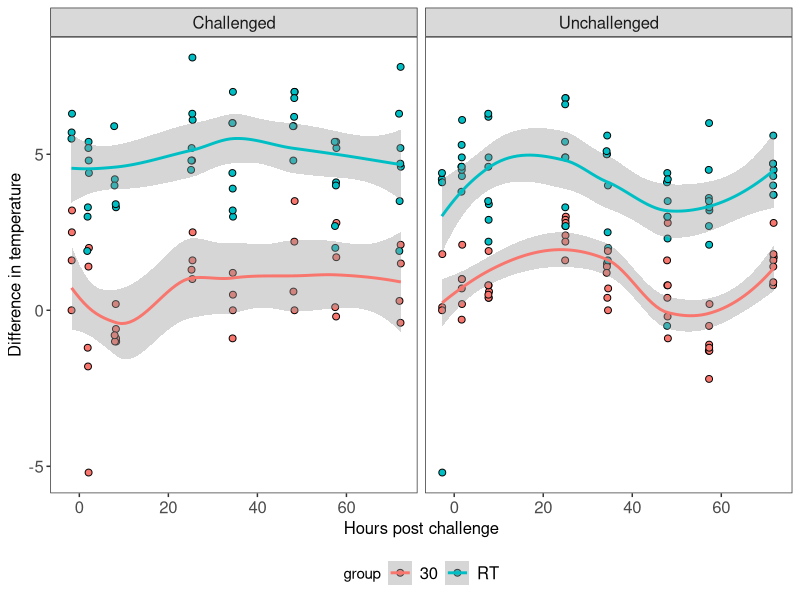
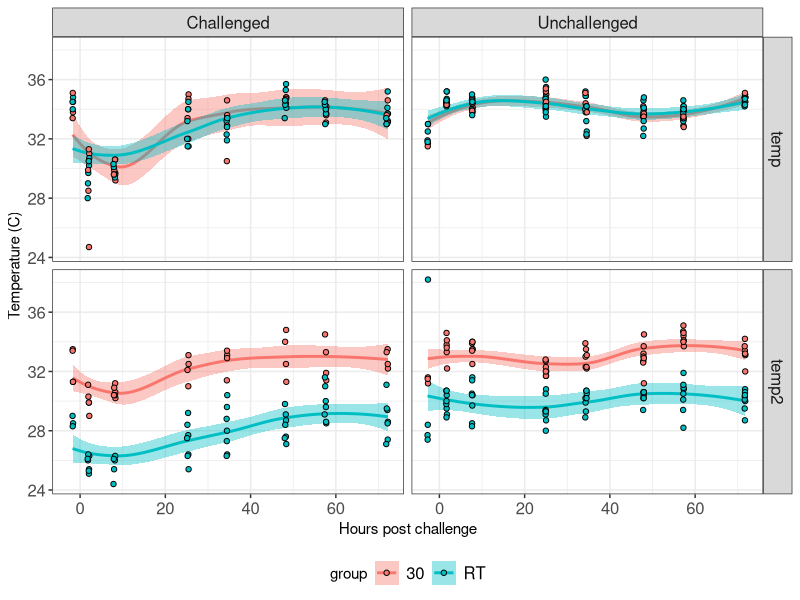
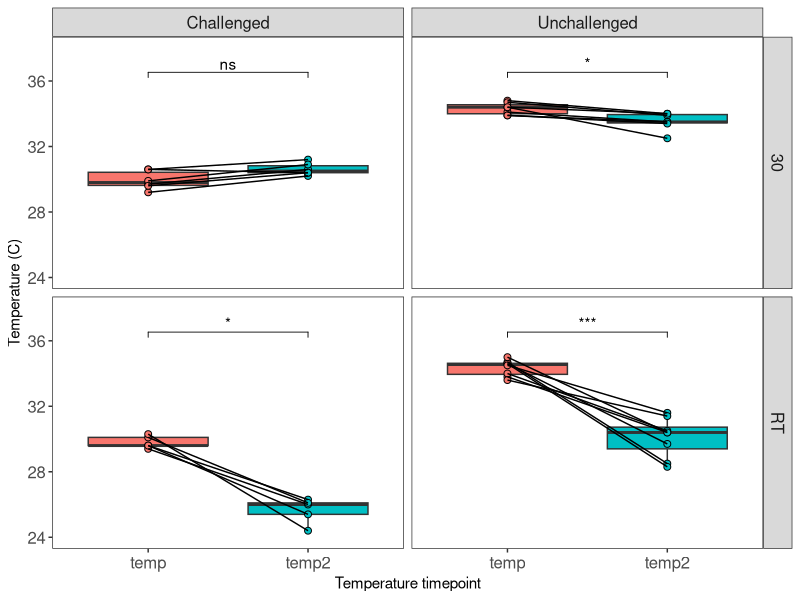
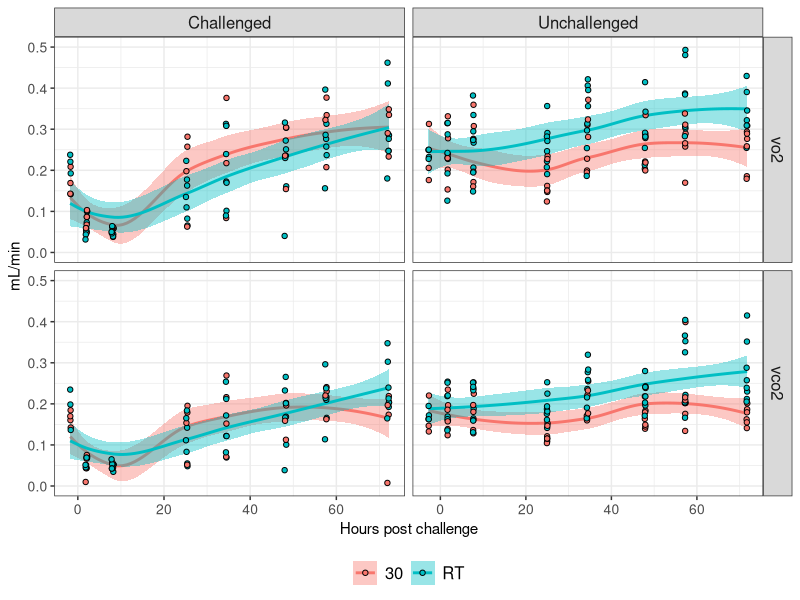
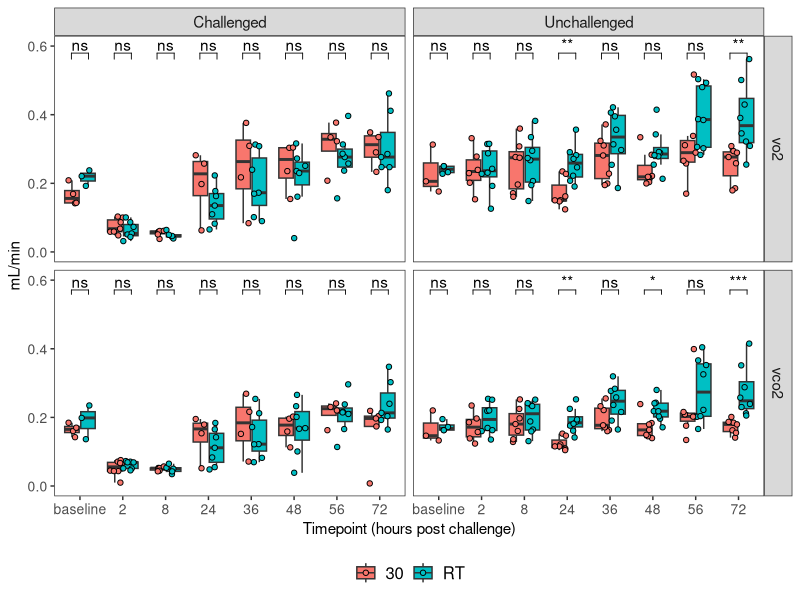
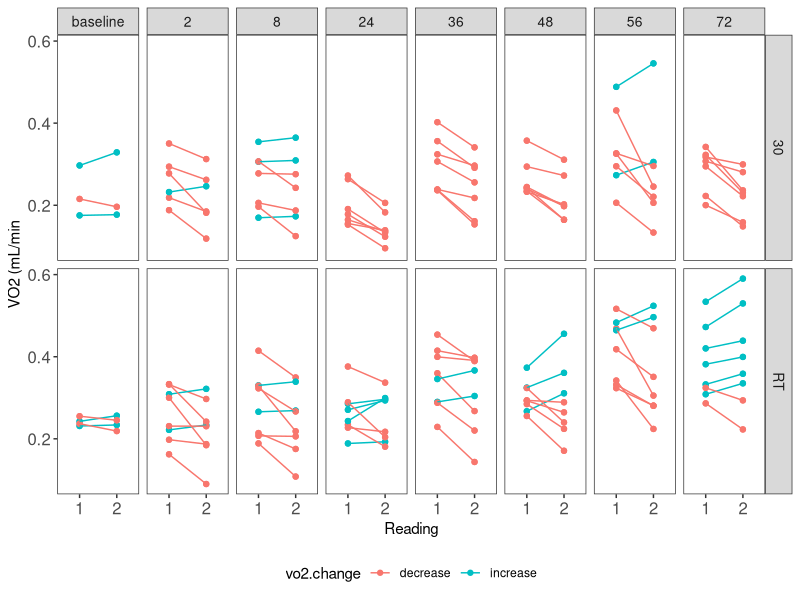
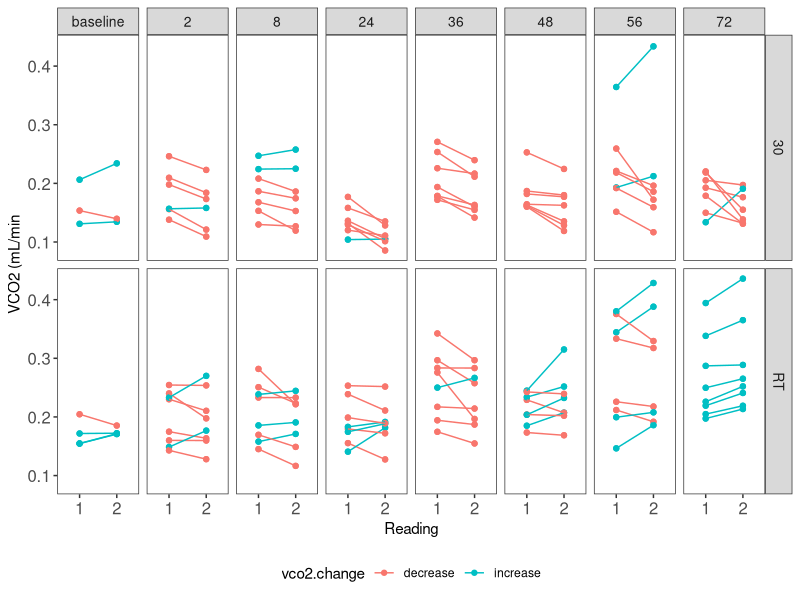
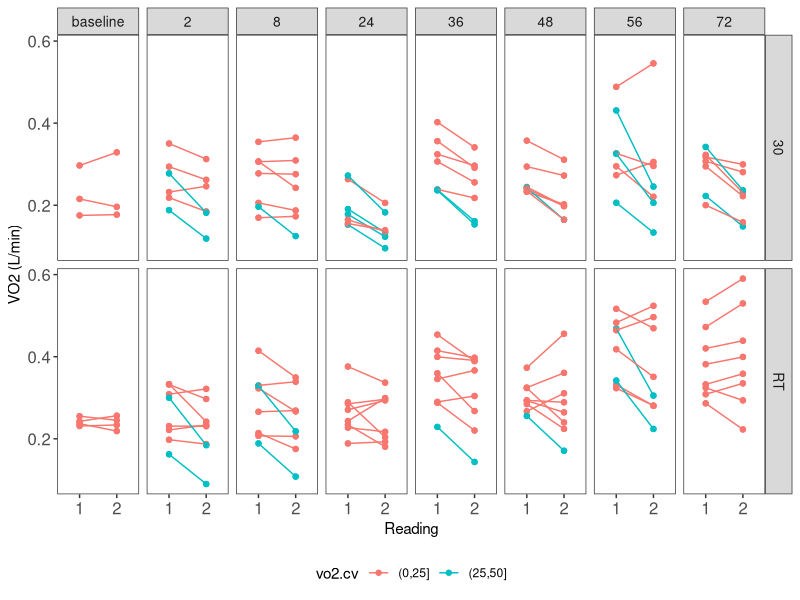

Write the R code that produced these figures, in order. (Note: this script raises an error after producing the figures.)
##########################
# Nelly Amenyogbe
# 07 May 2024
# Promethion MS: postQC analysis
##########################

# In this script, we will investigate MS figures 2-4 (2. Comparing sick & healthy pups, 3. Survival between promethion and no promethion pups, 4. Impact of chamber temperature)

# load packages
library(plyr)
library(tidyverse)
library(ggpubr)
library(reshape2)
library(lubridate)
library(ggpubr)
library(survival)
library(survminer)

# set working directory
setwd(dirname(rstudioapi::getActiveDocumentContext()$path))
setwd("../")

# load data
met <- read.csv("Rdata/metab_collapsed_for_analysis.csv")
surv.data <- read.csv("Rdata/promethion_survival.csv")


# Pre-process data --------------------------------------------------------


# Eliminate values with a CV > 50
met <- filter(met, cv.o2 < 50, cv.co2 < 50)

# melt by metab measurement
metab.mes <- c("vo2", "vco2")
dat.m <- melt(met, measure.vars = metab.mes)

# Remove outliers for empty data
empties <- filter(dat.m, group == "empty")

# get lower and upper bounds for vo2

vo2.upper.bound <- quantile(empties$value[empties$variable == "vo2"], 0.975)
vco2.upper.bound <- quantile(empties$value[empties$variable == "vco2"], 0.975)

# set vco2 upper bound to 0.2 as well

empties$out <- ifelse(empties$value[empties$variable == "vo2"] > vo2.upper.bound, "Y", "N")
empties$out <- ifelse(empties$value[empties$variable == "vco2"] > vco2.upper.bound, "Y", empties$out)

table(empties$out, empties$variable)

id.empties <- empties$metab_identifier[empties$out == "Y"]
  
dat.m <- dat.m[-which(dat.m$metab_identifier %in% id.empties),]
  
# Define max VO2 and max VCO2 from blank cells
max.vals <- dat.m %>%
  filter(group == "empty") %>%
  ddply(.(variable),
        summarise,
        maxval = max(value))
max.vals

dat.m$blank.max[dat.m$variable == "vo2"] <- max.vals$maxval[max.vals$variable == "vo2"]
dat.m$blank.max[dat.m$variable == "vco2"] <- max.vals$maxval[max.vals$variable == "vco2"]

dat.m$above.blank <- ifelse(dat.m$value <= dat.m$blank.max, "Below blank",
                            ifelse(dat.m$value > dat.m$blank.max, "Above blank", dat.m$blank.max))


# split data by experiments
experiments <- split(dat.m, dat.m$expName)


# Analyse Temperature -----------------------------------------------------
temp <- experiments$Promethion30vsRT

# set additional variables
temp$temp.diff <- temp$temp - temp$temp2
unique(temp$group)

temp$challenge_stat <- gsub("No", "Unchallenged", temp$challenge_stat)
temp$challenge_stat <- gsub("Yes", "Challenged", temp$challenge_stat)

temp$visit.name <- factor(temp$visit.name, levels = c("baseline", "2HPC", "8HPC", "24HPC", "36HPC", "48HPC", "56HPC", "72HPC"))

# Temp differences ####
temp.p <- temp %>%
  select(temp, temp2, temp.diff, pup_ID, cage, group, hours_post_challenge, challenge_stat, visit.name, metab_identifier, unique_pup_ID) %>%
  unique() %>%
  filter(temp.diff < 9) # There are two instances in these data where the temperature that was recorded was unusually low (20C and 30C for one pup, and 28C and 40C for another pup). These are being removed due to biological implausibility, especially since these pups did not display such different temperatures at later time points.

ggplot(temp.p, aes(x = hours_post_challenge, y = temp.diff)) +
  geom_point(shape = 21, size = 2, aes(fill = group)) +
  geom_smooth(aes(color = group)) +
  facet_wrap(~challenge_stat) +
  theme_bw() +
  theme(axis.text = element_text(size = 12),
        legend.position = "bottom",
        strip.text = element_text(size = 12),
        axis.title = element_text(size = 12),
        legend.text = element_text(size = 12),
        panel.grid.major = element_blank(),
        panel.grid.minor = element_blank()) +
  labs(x = "Hours post challenge", y = "Difference in temperature")

ggsave("Figures/temp/tempdiff_smooth.pdf", device = "pdf", dpi = 300, width = 6, height = 3)

# Temperature change across experiment
dat.p <- temp.p %>%
  melt(measure.vars = c("temp", "temp2"), variable.name = "temp.timepoint", value.name = "temperature")

ggplot(dat.p, aes(x = hours_post_challenge, y = temperature, fill = group)) +
  geom_smooth(aes(color = group)) +
  geom_point(shape = 21) +
  facet_grid(temp.timepoint~challenge_stat) +
  theme_bw() +
  theme(axis.text = element_text(size = 12),
        legend.position = "bottom",
        strip.text = element_text(size = 12),
        legend.text = element_text(size = 12)) +
  labs(x = "Hours post challenge", y = "Temperature (C)")

ggsave("Figures/temp/30vsrt_temp1vs2_smooth.pdf", device = "pdf", dpi = 300, width = 6, height = 4.5)

# Plot paired boxplots for 8 HPC
dat.p$pup_visit <- paste0(dat.p$unique_pup_ID, dat.p$visit.name)
dat.p <- filter(dat.p, temperature < 38, visit.name %in% c("baseline","8HPC"))

ggplot(dat.p[dat.p$visit.name == "8HPC",], aes(x = temp.timepoint, y = temperature, fill = temp.timepoint)) +
  geom_boxplot(outlier.color = NA) +
  geom_point(shape = 21, size = 2) +
  geom_line(aes(group = metab_identifier)) +
  facet_grid(group ~ challenge_stat) +
  theme_bw() +
  theme(axis.text = element_text(size = 12),
        legend.position = "none",
        strip.text = element_text(size = 12),
        legend.text = element_text(size = 12),
        panel.grid.major = element_blank(),
        panel.grid.minor = element_blank()) +
  labs(x = "Temperature timepoint", y = "Temperature (C)") +
  geom_pwc(aes(group = temp.timepoint), method = "wilcox_test", label = "p.signif", y.position = 36) +
  ylim(c(24, 38))

ggsave("Figures/temp/temp1vs2_boxpots_wilcox.png", device = "pdf", dpi = 300, width = 3.8, height = 3)

# Temp and metab ####
ggplot(temp[temp$variable %in% c("vo2", "vco2"),], aes(x = hours_post_challenge, y = value, fill = group)) +
  geom_smooth(aes(color = group)) +
  geom_point(shape = 21) +
  facet_grid(variable ~ challenge_stat, scales = "free") +
  theme_bw() +
  theme(axis.text = element_text(size = 10),
        legend.position = "bottom",
        strip.text = element_text(size = 12),
        legend.text = element_text(size = 12),
        legend.title = element_blank()) +
  ylim(c(0,0.5)) +
  labs(x = "Hours post challenge", y = "mL/min")

ggsave("Figures/temp/png/30vsrt_smooth.png", device = "png", dpi = 300, width = 6, height = 4.5)

# as boxplots  

visits <- unique(temp$visit.name)
visits <- gsub("HPC", "", visits)

temp$visit.name <- factor(temp$visit.name, levels = c("baseline", "2HPC", "8HPC", "24HPC", "36HPC", "48HPC", "56HPC", "72HPC"))

temp$visit.cat <- temp$visit.name
temp$visit.cat <- gsub("HPC", "", temp$visit.cat)
temp$visit.cat <- factor(temp$visit.cat, levels = c("baseline", "2", "8", "24", "36", "48", "56", "72"))

ggplot(temp[temp$variable %in% c("vo2", "vco2"),], aes(x = visit.cat, y = value, fill = group)) +
  geom_boxplot(outlier.color = NA) +
  geom_point(shape = 21, position = position_jitterdodge(dodge.width = 0.6, jitter.width = 0.3)) +
  facet_grid(variable ~ challenge_stat, scales = "free") +
  theme_bw() +
  theme(axis.text = element_text(size = 10),
        legend.position = "bottom",
        strip.text = element_text(size = 11),
        legend.text = element_text(size = 12),
        legend.title = element_blank(),
        panel.grid.major = element_blank(),
        panel.grid.minor = element_blank()) +
  labs(x = "Timepoint (hours post challenge)", y = "mL/min") +
  ylim(c(0,0.6)) +
  geom_pwc(aes(group = group), method = "wilcox_test", label = "p.signif", y.position = 0.55,)

#ggsave("Figures/temp/30vsrt_vo2_boxplots.png", device = "png", dpi = 300, width = 8, height = 6)

# This shows us that the vh2o differed quite a bit between conditions.  Among challenged animals, the general kinetics following challenge are still observed but the response rate shows more heterogeneity at 30C compared to RT for both VO2 and VCO2.

# Investigate replicate values
# For the older mice, are the wider range of Vo2 values reflected by a larger drop from the first to the 2nd measurement?  We can use the raw, unaveraged data to find out.

dat.reps <- read.csv("Rdata/metab_replicates_for_analysis.csv")
dat.reps$cv.o2.abs <- abs(dat.reps$cv.o2)
dat.reps$cv.co2.abs <- abs(dat.reps$cv.co2)
dat.reps <- filter(dat.reps, cv.co2.abs < 50, cv.o2.abs < 50)


rep.temp <- filter(dat.reps, metab_identifier %in% temp$metab_identifier)

# append the reading data to temperature metadata
temp.meta <- temp %>%
  select(metab_identifier, visit.name, group, challenge_stat)

rep.temp <- join(rep.temp, temp.meta, by = "metab_identifier")

# set aesthetics

rep.temp$visit.cat <- rep.temp$visit.name
rep.temp$visit.cat <- gsub("HPC", "", rep.temp$visit.cat)
rep.temp$visit.cat <- factor(rep.temp$visit.cat, levels = c("baseline", "2", "8", "24", "36", "48", "56", "72"))

# bin the VO2
rep.temp$vo2.cv <- cut(rep.temp$cv.o2, breaks = c(0,25,50,75,100,200))
rep.temp$vco2.cv <- cut(rep.temp$cv.co2, breaks = c(0,25,50,75,100,200))

# label each identifier as first reading higher or lower
rep.temp <- ddply(rep.temp,
                  .(metab_identifier),
                  transform,
                  vo2.diff = vo2[reading == 1] - vo2[reading == 2],
                  vco2.diff = vco2[reading == 1] - vco2[reading == 2])

rep.temp$vo2.change <- ifelse(rep.temp$vo2.diff >=0, "decrease", "increase")
rep.temp$vco2.change <- ifelse(rep.temp$vco2.diff >= 0, "decrease", "increase")

# plot increase or decrease
# VO2
ggplot(rep.temp[rep.temp$challenge_stat == "Unchallenged",], aes(x = as.factor(reading), y = vo2, group = metab_identifier, color = vo2.change)) +
  geom_point() +
  geom_line() +
  facet_grid(tube_temp~visit.cat) +
  theme_bw() + 
  theme(legend.position = "bottom",
        axis.text = element_text(size = 12),
        strip.text = element_text(size = 10),
        panel.grid.major = element_blank(),
        panel.grid.minor = element_blank()) +
  labs(x = "Reading", y = "VO2 (mL/min")

ggsave("Figures/temp/reading1vs2_changetype.png", device = "png", dpi = 300, width = 6, height = 4)

# VCO2
ggplot(rep.temp[rep.temp$challenge_stat == "Unchallenged",], aes(x = as.factor(reading), y = vco2, group = metab_identifier, color = vco2.change)) +
  geom_point() +
  geom_line() +
  facet_grid(tube_temp~visit.cat) +
  theme_bw() + 
  theme(legend.position = "bottom",
        axis.text = element_text(size = 12),
        strip.text = element_text(size = 10),
        panel.grid.major = element_blank(),
        panel.grid.minor = element_blank()) +
  labs(x = "Reading", y = "VCO2 (mL/min")

ggsave("../../Figures/temp/reading1vs2_vco2_changetype.png", device = "png", dpi = 300, width = 6, height = 4)


# plot CV
#VO2
ggplot(rep.temp[rep.temp$challenge_stat == "Unchallenged",], aes(x = as.factor(reading), y = vo2, group = metab_identifier, color = vo2.cv)) +
  geom_point() +
  geom_line() +
  facet_grid(tube_temp~visit.cat) +
  theme_bw() + 
  theme(legend.position = "bottom",
        axis.text = element_text(size = 12),
        strip.text = element_text(size = 10),
        panel.grid.major = element_blank(),
        panel.grid.minor = element_blank()) +
  labs(x = "Reading", y = "VO2 (L/min)")

#ggsave("Figures/temp/reading1vs2_cvo2.png", device = "png", dpi = 300, width = 6, height = 4)

#VCO2
ggplot(rep.temp[rep.temp$challenge_stat == "Unchallenged",], aes(x = as.factor(reading), y = vco2, group = metab_identifier, color = vco2.cv)) +
  geom_point() +
  geom_line() +
  facet_grid(group~visit.cat) +
  theme_bw() + 
  theme(legend.position = "bottom",
        axis.text = element_text(size = 12),
        strip.text = element_text(size = 10),
        panel.grid.major = element_blank(),
        panel.grid.minor = element_blank()) +
  labs(x = "Reading", y = "VCO2 (mL/min)")

#ggsave("Figures/temp/reading1vs2_cv_co2.png", device = "png", dpi = 300, width = 6, height = 4)

temp.samplesize <- temp %>% 
  select(group, unique_pup_ID, challenge_stat) %>%
  unique()

table(temp.samplesize$group, temp.samplesize$challenge_stat)


# Analyze age -------------------------------------------------------------
age <- experiments$Promethion_age

# calculate pup age
age$dob_pups <- dmy(age$DOB_pup.dd.mm.yyyy)

age$date_dd.mm.yyyy <-  gsub("-", "_", age$date_dd.mm.yyyy)
age$date_dd.mm.yyyy <- ymd(age$date_dd.mm.yyyy)

# calculate DOL
age$dol <- difftime(age$date_dd.mm.yyyy,age$dob_pups, units = 'day') %>%
  as.numeric()
# create factor
age$dol.f <- age$dol %>%
  as.character() 

age$dol.f <- paste0("D", age$dol.f)

# Age metab ####

# add empty cages
"%notin%" <- Negate("%in%")

empty <- experiments$Empty.Tubes
empty$dol <- 0

age.blank <- rbind.fill(age, empty)

# plot age line graph ####

ggplot(age.blank, aes(x = dol, y = value, fill = group)) +
  geom_smooth(color = "#636363") +
  geom_point(shape = 21) +
  facet_wrap(~variable, scales = "free") +
  theme_bw() +
  theme(legend.position = "bottom",
        strip.text = element_text(size = 12),
        axis.text = element_text(size = 12),
        legend.text = element_text(size = 12),
        axis.title = element_text(size = 12)) +
  labs(x = "Age (days)", y = "mL/min")

#ggsave("Figures/age/png/vo2_age_linegraph.png", device = "png", dpi = 300, width = 5.5, height = 3.5)


# Age boxplots ####

# calculate number below blank.
age.blank$dol.f <- ifelse(age.blank$group == "empty", "empty", age.blank$dol.f)
age.blank$dol.f <- factor(age.blank$dol.f, levels = c("empty", "D1", "D3", "D5", "D7", "D8", "D11", "D14"))

age.p <- age.blank %>%
  select(unique_pup_ID, metab_identifier, dol.f, dol, variable, value, group, above.blank) %>%
  filter(dol < 8, variable %in% c("vo2", "vco2"))

age.p$above.blank <- factor(age.p$above.blank, levels = c("Below blank", "Above blank"))

# plot boxplot
ggplot(age.p, aes(x = dol.f, y = value)) +
  geom_boxplot(outlier.color = NA, fill = "#bdbdbd") +
  geom_point(shape = 21, size = 2, position = position_jitter(width = 0.3), aes(fill = above.blank)) +
  facet_grid(~variable) +
  theme_bw() +
  theme(axis.text = element_text(size = 12),
        legend.position = "bottom", 
        legend.text = element_text(size = 12),
        legend.title = element_blank(),
        strip.text = element_text(size = 12),
        panel.grid.major = element_blank(),
        panel.grid.minor = element_blank()) +
  labs(x = "", y = "mL/min")

ggsave("Figures/age/age_boxplot.png", device = "png", dpi = 300, width = 5, height = 4)

# get summary table

age.p$variable <- droplevels(age.p$variable)
pct <- ddply(age.p,
             .(variable, dol.f),
             summarise,
             n = length(metab_identifier),
             n_above = length(which(above.blank == "Above blank")),
             above.blank = 100 *length(which(above.blank == "Above blank")) / length(metab_identifier))
pct$below.blank = 100-pct$above.blank

write.csv(pct, "Tables/age_pctabove.csv", row.names = FALSE)

# plot threshold
pct.m <- melt(pct, measure.vars = c("above.blank", "below.blank"), variable.name = "threshold", value.name = "threshold.percentage")

pct.m$threshold <- ifelse(pct.m$threshold == "above.blank", "Above blank", "Below blank")
pct.m$threshold <- factor(pct.m$threshold, levels = c("Below blank", "Above blank"))

ggplot(pct.m[pct.m$dol.f != "empty",], aes(x = dol.f, y = threshold.percentage, fill = threshold)) +
  geom_bar(color = "black", stat = "identity") +
  facet_wrap(~variable) +
  theme_bw() +
  theme(legend.position = "bottom",
        legend.text = element_text(size = 12),
        strip.text = element_text(size = 12),
        axis.text = element_text(size = 12),
        legend.title = element_blank(),
        axis.title = element_text(size = 12),
        panel.grid.major = element_blank(),
        panel.grid.minor = element_blank()) +
  labs(x = "Day of life", y = "Percent of observations")

ggsave("Figures/age/age_aboveblank_percentagebars.png", device = "png", dpi = 300, width = 4.5, height = 4)


# plot histograms
age.p$dol.f <- factor(age.p$dol.f, levels = c("empty", "D1", "D3", "D5", "D7"))

ggplot(age.p, aes(x = value, fill = dol.f)) +
  geom_density(alpha = 0.7) +
  geom_histogram(color = "black", alpha = 0.3, binwidth = 0.01) +
  facet_grid(~variable) +
  theme_bw() +
  scale_fill_manual(values = c("#737373", '#e66101','#fdb863','#b2abd2','#5e3c99')) +
  theme(axis.text = element_text(size = 12),
        legend.position = "bottom", 
        legend.text = element_text(size = 12),
        legend.title = element_blank(),
        strip.text = element_text(size = 12),
        axis.title = element_text(size = 12)) +
  xlab("mL/min")

#ggsave("Figures/age/png/age_vo2_histogram.png", device = "png", dpi = 300, width = 6, height = 3.5)

age.samplesize <- age %>%
  select(cage, pup_ID, group, dol.f) %>%
  unique()

table(age.samplesize$group, age.samplesize$dol.f)

# Analyse Promethion survival -------------------------------------------------------
df.surv <- surv.data %>%
  select(pup_ID, group, cage, sex, Exclude, Exclude_Notes, expName, outcome, sac_hpc) %>%
  unique()

table(df.surv$group)

# perform log-rank test May ####
surv <- with(df.surv, Surv(sac_hpc, outcome))

fit <- survfit(surv ~ group,
               data = df.surv,
               conf.int = 0.95,
               conf.type = "log")

test <- survdiff(surv ~ group, data  = df.surv, rho = 0)

pval.all <- broom::glance(test)$p.value
pval.all # p = 0.381

# plot kaplan-meier
km <- ggsurvplot(fit,
                 conf.int = FALSE,
                 fun = "pct",
                 linetype = c(2,1),
                 size = 1.0,
                 censor = FALSE,
                 legend = "bottom",
                 xlab = "Hours Post Challenge",
                 legend.labs = names(table(df.surv$group)),
                 palette = c("#969696", "#ef6548"))



# annotoate plot
anot <- paste0("p = ", round(pval.all, digits = 3))
anot

km$plot + annotate("text", size = 5, x = 10, y = 10, label = anot) +
  theme(legend.text = element_text(size = 12),
        legend.title = element_blank())

ggsave("Figures/PPvsSS/PPvsSS_surv.pdf", device = "pdf", dpi = 300, width = 4, height = 4)

# Weight differences ####
surv.data <- ddply(surv.data,
                .(pup_ID, cage),
                transform,
                pct.weight = 100*(weight - weight[vis.type == "challenge"])/weight[vis.type == "challenge"])


ggplot(surv.data, aes(x = hours_post_challenge, y = pct.weight, fill = group)) +
  geom_smooth(aes(color = group)) +
  geom_point(shape = 21) +
  scale_fill_manual(values = c("#969696", "#ef6548","blue")) +
  scale_color_manual(values = c("#969696", "#ef6548", "blue")) +
  theme_classic() +
  labs(y = "Percent Weight Change", x = "Hours post challenge") +
  theme(legend.position = "bottom",
        axis.text = element_text(size = 12),
        legend.text = element_text(size = 12),
        legend.title = element_blank(),
        axis.title = element_text(size = 12))

ggsave("Figures/PPvsSS/PPvsSSweight_smooth.pdf", device = "pdf", dpi = 300, width = 4, height = 4)

# plot scores
ggplot(surv.data, aes(x = hours_post_challenge, y = avg_score, fill = group)) +
  geom_smooth(aes(color = group)) +
  scale_fill_manual(values = c("#969696", "#ef6548")) +
  scale_color_manual(values = c("#969696", "#ef6548")) +
  theme_classic() +
  labs(y = "Cliinical Score", x = "Hours post challenge") +
  theme(legend.position = "bottom",
        axis.text = element_text(size = 12),
        legend.text = element_text(size = 12),
        legend.title = element_blank(),
        axis.title = element_text(size = 12))

# what was the visit schedule?
visits <- c(1:16)
visit <- paste0("v", visits)

surv.data$visit <- factor(surv.data$visit, levels = visit)
surv.data$Promethion <- ifelse(surv.data$group == "Promethion" & visit %in% c("v1", "v3", "v4", "v5", "v6", "v7", "v10", "v15"), "Yes", "No")


ggplot(surv.data, aes(x = visit, y = hours_post_challenge, fill = Promethion, shape = group)) +
  geom_point(size = 4) +
  scale_shape_manual(values = c("No promethion" = 21,"Promethion" =  22)) +
  theme_bw() +
  labs(x = "Visit", y = "Hours post challenge") +
  theme(legend.position = "bottom",
        axis.text = element_text(size = 12),
        axis.title = element_text(size = 12)) +
  scale_fill_manual(values  = c("No" =  "#969696", "Yes" =  "#ef6548"))

pp <- filter(surv.data, group == "No promethion")
visit.names <- ddply(pp, 
                     .(visit),
                     summarise,
                     hpc = mean(hours_post_challenge))
visit.names


# get promethion time points
pr.surv <- experiments$Promethion_vs_NoPromethion

ggplot(pr.surv, aes(x = visit, y = hours_post_challenge)) +
  geom_point()

# For baseline, V1 for both
# for 12 HPC, V4 for No Promethion, V8 for Promethion
# for 20 HPC, V5 for NP, V9 for P
# for 48 HPC, V11 for NP, V15 for P

visit.names <- data.frame(group = c("No promethion", "No promethion", "No promethion", "No promethion", "Promethion", "Promethion", "Promethion", "Promethion"),
                          visit = c("v1", "v4", "v5", "v11", "v1", "v8", "v9", "v15"),
                          timepoint = c("0 HPC", "12 HPC", "20 HPC", "48 HPC"))

surv.data2 <- left_join(surv.data, visit.names, by = c("group" = "group", "visit" = "visit"))
surv.data2 <- surv.data2[-which(is.na(surv.data2$timepoint)),]

# plot score
surv.data2 <- surv.data2[-which(is.na(surv.data2$avg_score)),]
surv.data2$score.category <- as.character(surv.data2$avg_score)

# get proportions
ps.ag <- as.data.frame(table(surv.data2$score.category, surv.data2$timepoint, surv.data2$group))
ps.ag <- filter(ps.ag, Freq > 0)

colnames(ps.ag) <- c("score", "timepoint", "group", "Freq")

ggplot(ps.ag, aes(x = group, y = Freq, fill = score)) +
  geom_bar(color = "black", stat = "identity") +
  facet_grid(~timepoint) +
  scale_fill_manual(values = c('#b2182b','#ef8a62','#fddbc7','#d1e5f0','#67a9cf','#2166ac')) +
  theme_bw() +
  theme(axis.text.x = element_text(size = 10, angle = 45, hjust = 1.0, vjust = 1.0),
        axis.text.y = element_text(size = 12),
        strip.text = element_text(size = 12),
        legend.text = element_text(size = 12),
        legend.title = element_text(size = 12),
        axis.title = element_text(size = 12),
        panel.grid.major = element_blank(),
        panel.grid.minor = element_blank()) +
  labs(x = "", y = "Number of observations")

ggsave("Figures/PPvsSS/ppvsss_scores_bargraph.png", device = "png", dpi = 300, width = 5, height = 4)

# Analyse sick vs. healthy ---------------------------------------------

# for this analysis, let's use the temp pilot and empties.

# prepare data
sh <- filter(dat.m, group %in% c("PP") | expName == "Promethion30vsRT") 

# subset to empties and 2 HPC only
table(sh$visit.name, sh$group) # all the empties have visit name as monitor. The PP mice do not have a visit name, but we can grab all the values under 3 to include the 1-2 hour mice.

sh.p <- filter(sh, visit.name == "monitor" | 
                 hours_post_challenge < 3 & hours_post_challenge > 1)

# add empty tubes
empty.add <- filter(dat.m, group == "empty")

sh.p <- rbind(sh.p, empty.add)

sh.p$challenge_stat <- ifelse(sh.p$group == "empty", "empty", sh.p$challenge_stat)

sh.p$group.p <- gsub("Yes", "sepsis", sh.p$challenge_stat)
sh.p$group.p <- gsub("No", "healthy", sh.p$group.p)

samplesize <- sh.p %>%
  select(metab_identifier, group.p) %>%
  unique()

table(samplesize$group.p)

# plot boxplot
sh.p$above.blank <- factor(sh.p$above.blank, levels  = c("Below blank", "Above blank"))

ggplot(sh.p, aes(x = group.p, y = value)) +
  geom_boxplot(outlier.color = NA, fill = "#bdbdbd") +
  geom_point(shape = 21, size = 2, position = position_jitter(width = 0.3), aes(fill = above.blank)) +
  facet_grid(~variable) +
  theme_bw() +
  theme(axis.text = element_text(size = 12),
        legend.position = "bottom", 
        legend.text = element_text(size = 12),
        legend.title = element_blank(),
        strip.text = element_text(size = 12),
        panel.grid.major = element_blank(),
        panel.grid.minor = element_blank()) +
  labs(x = "", y = "mL/min")

table(sh.p$group.p, sh.p$variable)
ggsave("Figures/sepsis/sickvshealthy_boxplot.png", device = "png", dpi = 300, width = 5, height = 4)

# get summary table

sh.p$variable <- droplevels(sh.p$variable)
pct <- ddply(sh.p,
             .(variable, group.p),
             summarise,
             n = length(metab_identifier),
             n_above = length(which(above.blank == "Above blank")),
             above.blank = 100 *length(which(above.blank == "Above blank")) / length(metab_identifier))
pct$below.blank = 100-pct$above.blank

write.csv(pct, "Tables/sickvshealthy_pctabove.csv", row.names = FALSE)

# plot threshold
pct.m <- melt(pct, measure.vars = c("above.blank", "below.blank"), variable.name = "threshold", value.name = "threshold.percentage")
pct.m$threshold <- ifelse(pct.m$threshold == "above.blank", "Above blank", "Below blank")
pct.m$threshold <- factor(pct.m$threshold, levels = c("Below blank", "Above blank"))

ggplot(pct.m[pct.m$group.p != "empty",], aes(x = group.p, y = threshold.percentage, fill = threshold)) +
  geom_bar(color = "black", stat = "identity") +
  facet_wrap(~variable) +
  theme_bw() +
  theme(legend.position = "bottom",
        legend.text = element_text(size = 12),
        strip.text = element_text(size = 12),
        axis.text = element_text(size = 12),
        legend.title = element_blank(),
        panel.grid.major = element_blank(),
        panel.grid.minor = element_blank()) +
  labs(x = "", y = "Percent of observations")

ggsave("Figures/sepsis/sickvshealthy_percentagebars.pdf", device = "pdf", dpi = 300, width = 3.8, height = 4)

# plot histograms
sh.p$group.p <- factor(sh.p$group.p, levels = c("empty", "sepsis", "healthy"))

ggplot(sh.p[sh.p$variable %in% c("vo2", "vco2"),], aes(x = value, fill = group.p)) +
  geom_density(alpha = 0.7) +
  geom_histogram(color = "black", alpha = 0.3, binwidth = 0.01) +
  facet_grid(~variable) +
  theme_bw() +
  scale_fill_manual(values = c("#737373", "#d6604d", "#4393c3")) +
  theme(axis.text = element_text(size = 12),
        legend.position = "bottom", 
        legend.text = element_text(size = 12),
        legend.title = element_blank(),
        strip.text = element_text(size = 12),
        axis.title = element_text(size = 12)) +
  xlab("mL/min")

ggsave("Figures/sepsis/sickvshealthy_histogram.pdf", device = "pdf", dpi = 300, width = 6, height = 3.5)

# END ####
